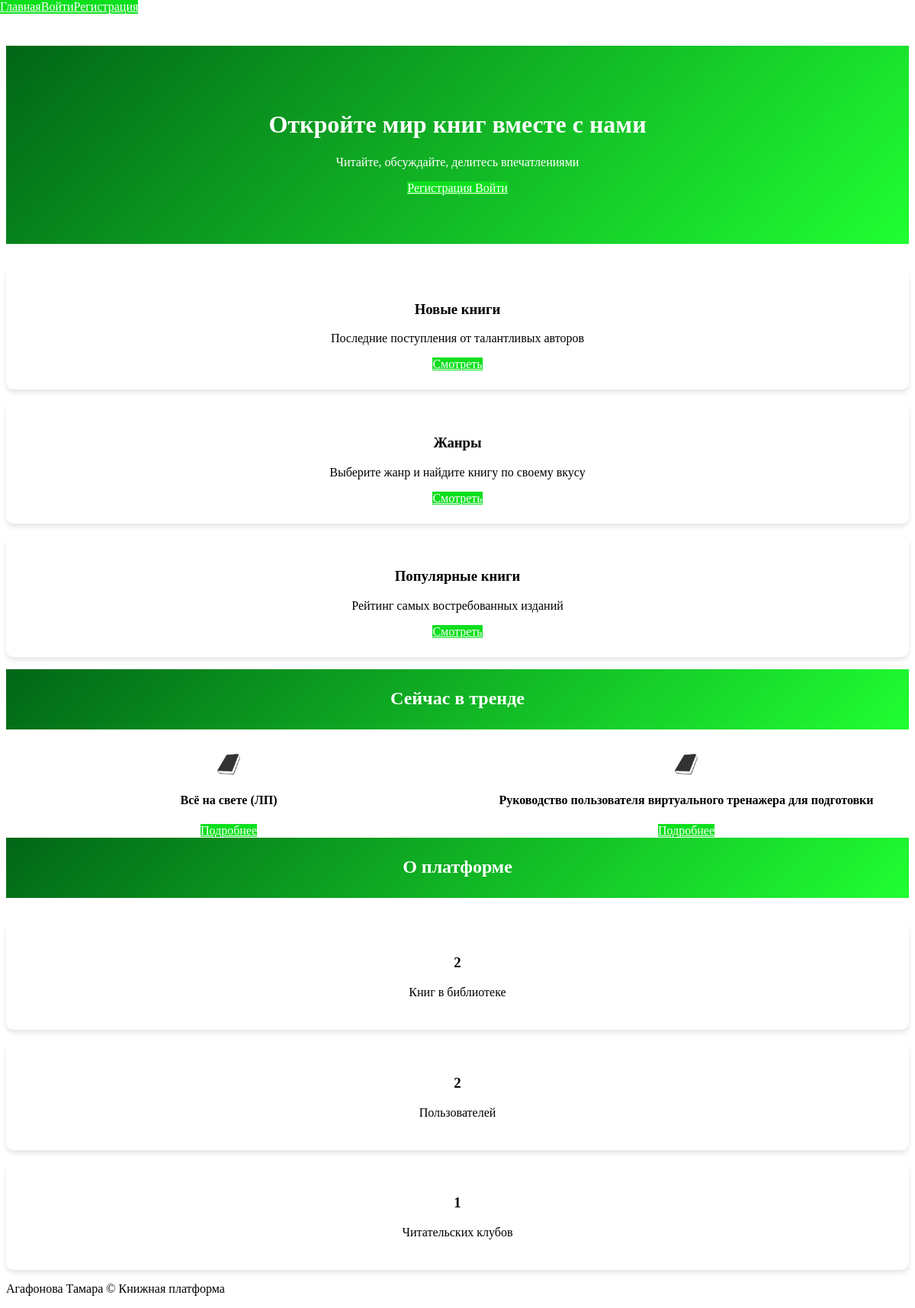
The app's page /, older data.
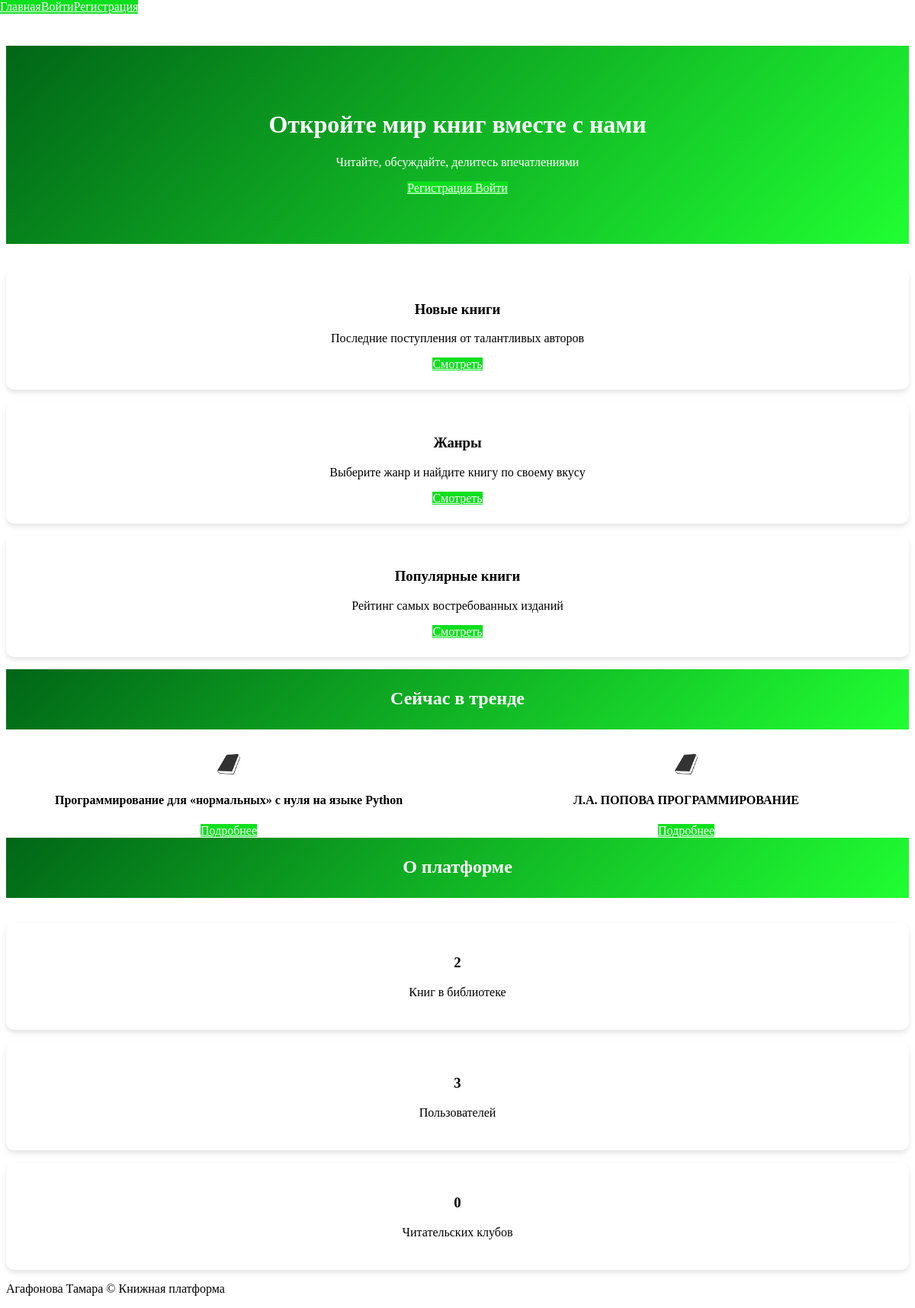
The same page, newer data.
### app/books/models.py (models this page shows)
class Book(db.Model):
    __tablename__ = 'books'
    id = db.Column(db.Integer, primary_key=True)
    title = db.Column(db.String(200), nullable=False)
    description = db.Column(db.Text)
    author_id = db.Column(db.Integer, db.ForeignKey('users.id'))
    published_at = db.Column(db.DateTime, default=datetime.now)
    file_path = db.Column(db.String(255))
    cover_image = db.Column(db.String(255))
    status = db.Column(db.String(255), default='pending')
    genres = db.relationship('Genre', secondary='book_genres', back_populates='books')
    bookmarks = db.relationship('Bookmark', backref='book')
    likes = db.relationship('Like', backref='book')
    comments = db.relationship('Comment', backref='book')

### app/main/routes.py (the view)
@main_bp.route('/')
def index():
    latest_books = Book.query.order_by(Book.published_at.desc()).limit(6).all()
    genres = Genre.query.all()
    trending_books = Book.query.filter_by(status='approved').outerjoin(Book.likes).group_by(Book).order_by(func.count(Book.likes).desc()).limit(6).all()
    total_books = Book.query.count()
    total_users = User.query.count()
    total_clubs = ReadingClub.query.count()
    return render_template(
        'index.html',
        trending_books=trending_books,
        total_books=total_books,
        total_users=total_users,
        total_clubs=total_clubs,
        latest_books=latest_books,
        genres=genres,
        UserRole=UserRole
    )

### app/templates/index.html (shortened to what this page needs)
{% extends "base.html" %}
{% block content %}
<div class="mui-container homepage">
    <header class="hero-section">
        <div class="hero-content">
            <h1>Откройте мир книг вместе с нами</h1>
            <p>Читайте, обсуждайте, делитесь впечатлениями</p>
            {% if not current_user.is_authenticated %}
            <div class="hero-cta">
                <a href="{{ url_for('auth.register') }}" class="mui-btn mui-btn--raised mui-btn--primary">
                    Регистрация
                </a>
                <a href="{{ url_for('auth.login') }}" class="mui-btn mui-btn--raised mui-btn--primary">
                    Войти
                </a>
            </div>
            {% endif %}
        </div>
    </header>
    <section class="features-section mui-row">
        <div class="mui-col-md-4">
            <div class="feature-card">
                <h3>Новые книги</h3>
                <p>Последние поступления от талантливых авторов</p>
                <a href="{{ url_for('books.list_books') }}" class="mui-btn mui-btn--primary">
                    Смотреть
                </a>
            </div>
        </div>
        <div class="mui-col-md-4">
            <div class="feature-card">
                <h3>Жанры</h3>
                <p>Выберите жанр и найдите книгу по своему вкусу</p>
                <a href="{{ url_for('reading_clubs.index') }}" class="mui-btn mui-btn--primary">
                    Смотреть
                </a>
            </div>
        </div>
        <div class="mui-col-md-4">
            <div class="feature-card">
                <h3>Популярные книги</h3>
                <p>Рейтинг самых востребованных изданий</p>
                <a href="{{ url_for('books.list_books', sort='popular') }}" class="mui-btn mui-btn--primary">
                    Смотреть
                </a>
            </div>
        </div>
    </section>
    <section class="trending-books mui-row">
        <div class="mui-col-md-12">
    <section class="hero-section" style="max-height: 10px; padding-top: 5px;">
        <h2 class="hero-content">Сейчас в тренде</h2>
    </section>
    <div class="book-carousel">
                {% for book in trending_books %}
                <div class="book-card">
                    <img src="{{ url_for('static', filename='default_cover.jpg') }}" style="max-width: 5%;" alt="{{ book.title }}">
                    <h4>{{ book.title }}</h4>
                    <a href="{{ url_for('books.book_details', book_id=book.id) }}" class="mui-btn mui-btn--small">
                        Подробнее
                    </a>
                </div>
                {% endfor %}
            </div>
        </div>
    </section>
    <section class="hero-section" style="max-height: 10px; padding-top: 5px;">
    <h2 class="hero-content">О платформе</h2>
    </section>
    <section class="stats-section mui-row">
        <div class="mui-col-md-4">
            <div class="stat-card">
                <h3>{{ total_books }}</h3>
                <p>Книг в библиотеке</p>
            </div>
        </div>
        <div class="mui-col-md-4">
            <div class="stat-card">
                <h3>{{ total_users }}</h3>
                <p>Пользователей</p>
            </div>
        </div>
        <div class="mui-col-md-4">
            <div class="stat-card">
                <h3>{{ total_clubs }}</h3>
                <p>Читательских клубов</p>
            </div>
        </div>
    </section>
</div>
{% endblock %}

Row changes from the older to the newer data that the page shows:
changed Book: title "Всё на свете (ЛП)" → "Программирование для «нормальных» с нуля на языке Python"
changed Book: title "Руководство пользователя виртуального тренажера для подготовки" → "Л.А. ПОПОВА ПРОГРАММИРОВАНИЕ"
Text that changed along with them:
{{ total_users }}: "2" → "3"
{{ total_clubs }}: "1" → "0"
